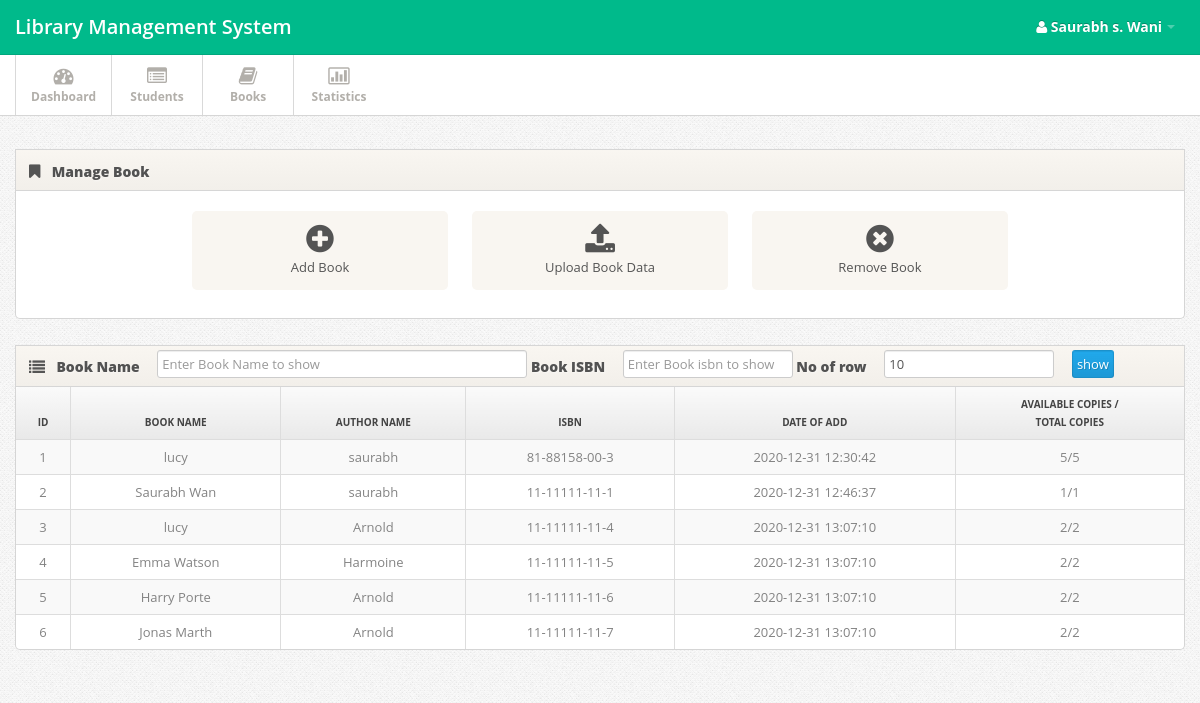
/book.php (signed in), run on an earlier commit of the app's database.
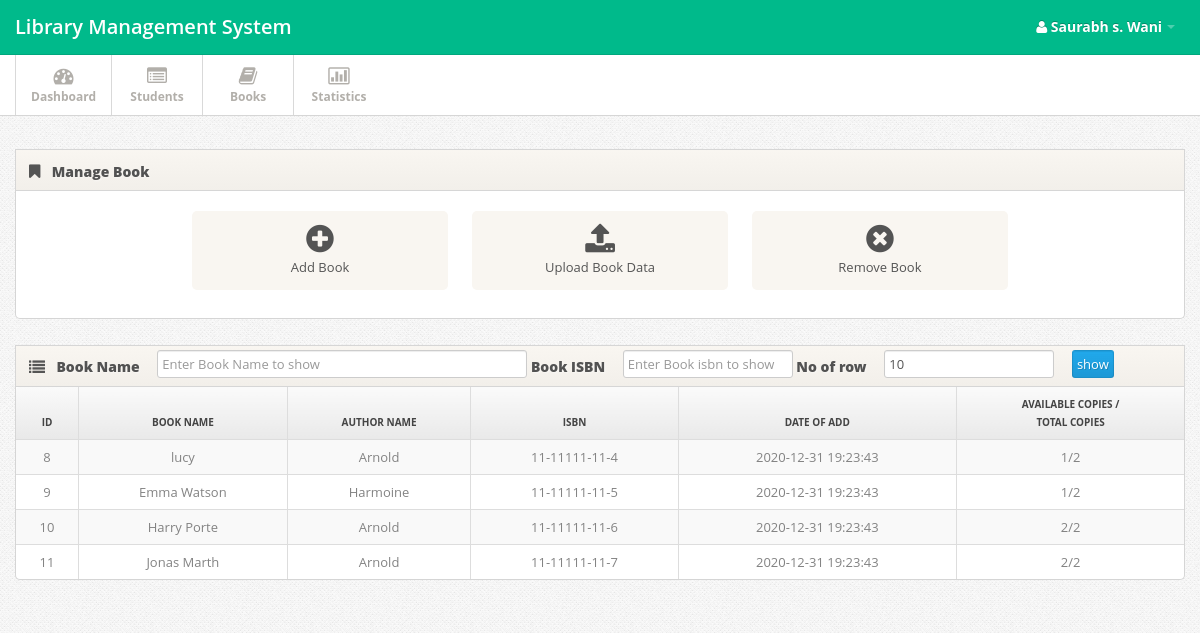
And on a later commit of the database.
### tables this page shows
CREATE TABLE `book` (
  `id` int(11) NOT NULL,
  `name` varchar(11) NOT NULL,
  `author` varchar(11) NOT NULL,
  `dateadd` datetime NOT NULL DEFAULT current_timestamp(),
  `addedby` varchar(1000) NOT NULL,
  `isbn` longtext NOT NULL
);

### fun.php (called while the page is built, shortened)
<?php
function select($var,$col,$condtn)
{
	$query="SELECT $var FROM $col $condtn";
	$sql=mysqli_query($GLOBALS['connection'],$query);
	return $sql;
}
?>

### book.php (the view, shortened to what this page needs)
<?php
include('header.php');
?>
<div class="span12">
  <div class="widget">
    <div class="widget-header"> <i class="icon-bookmark"></i>
      <h3>Manage Book</h3>
    </div>
    <div class="widget-content">
      <div class="shortcuts">
        <a href="#myModal" role="button" data-toggle="modal" class="shortcut"><i class="shortcut-icon icon-plus-sign"></i><span class="shortcut-label">Add Book</span> </a>
        <a href="#myModal3" role="button" data-toggle="modal" class="shortcut"><i class="shortcut-icon icon-upload-alt"></i><span class="shortcut-label">Upload Book Data</span> </a>
        <a href="#myModal2" role="button" data-toggle="modal" class="shortcut"><i class="shortcut-icon icon-remove-sign"></i> <span class="shortcut-label">Remove Book</span> </a>
      </div>
    </div>
  </div>
  <div class="widget widget-table action-table">
    <div class="widget-header"><i class='icon-list'></i>
      <h3>
        <?php
        $result=select("*","book","WHERE 1");
        $row=mysqli_num_rows($result);
        if($row!=0){ ?>
          <form  action="Book.php" method="GET" >
            Book Name
            &emsp;<input class="span4 m-wrap" type="text" name="mgn" placeholder="Enter Book Name to show">
            Book ISBN
            &emsp;<input class="span2 m-wrap" type="text" name="in" placeholder="Enter Book isbn to show">
            No of row
            &emsp;<input class="span2 m-wrap" type="number" required name="cnt" autocomplete="off" placeholder="Enter records number to show" value="10">
            &emsp;<input type="submit" class="btn-primary" value="show">
          </form>
        <?php } ?>
      </h3>
    </div>
    <div class="widget-content table-bordered">
      <table class="table table-striped">
        <thead>
          <tr>
            <th><center>ID</center></th>
            <th><center>Book Name</center></th>
            <th><center>Author Name</center></th>
            <th><center>ISBN</center></th>
            <th><center>Date Of Add</center></th>
            <th><center>Available copies /<br> total copies</center></th>
          </tr>
        </thead>
        <tbody>
          <?php
          function res(){ $cnt=25;
            $result=select("*","Book","ORDER BY id  LIMIT $cnt ");}
            if(isset($_GET['cnt']) && isset($_GET['mgn']))
            {
              $mgn = trim($_GET['mgn']);
              $cnt = $_GET['cnt'];
              $in = trim($_GET['in']);
              if($mgn == null)
              {
                if(isset($_GET['in']))
                {
                  if($in == null)
                  {
                    res();
                  }else
                  {
                    $result=select("*","Book","WHERE isbn='$in' ORDER BY id ASC LIMIT $cnt ");
                  }
                }
              }
              elseif($in != null && $mgn != null)
              {
                $result=select("*","Book","WHERE name LIKE '%$mgn%' AND isbn='$in' ORDER BY id ASC LIMIT $cnt ");
              }
              else{$result=select("*","Book","WHERE name LIKE '%$mgn%' ORDER BY id ASC LIMIT $cnt ");}
            }
            else{res();}
            while($std=mysqli_fetch_assoc($result))
            {
              $copyid=$av=0;
              $i=$std['id'];
              echo "<tr>
              <td><center> ".$i."</center></td>
              <td><center> ".$std['name']."</center></td>
              <td><center> ".$std['author']."</center></td>
              <td><center> ".$std['isbn']."</center></td>
              <td><center> ".$std['dateadd']."</center></td> ";
              $resultt=select("*","Bookcopy","WHERE bookid = '$i'");
              while($stdd=mysqli_fetch_assoc($resultt))
              {
                if ($stdd['status']==1)
                {
                  $av=$av+1;
                }
                $copyid=$copyid+1;
              }
              echo "<td><center> ".$av."/".$copyid."</center></td></tr>";
            }
            ?>
          </tbody>
        </table>
      </div>
    </div>
  </div>
  <?php
  include('footer.php');
  ?>

What changed in the data, as far as the page shows it:
removed book: id "1", name "lucy", author "saurabh", isbn "81-88158-00-3", dateadd "2020-12-31 12:30:42", av "5", copyid "5"
removed book: id "2", name "Saurabh Wan", author "saurabh", isbn "11-11111-11-1", dateadd "2020-12-31 12:46:37", av "1", copyid "1"
removed book: id "3", name "lucy", author "Arnold", isbn "11-11111-11-4", dateadd "2020-12-31 13:07:10", av "2", copyid "2"
removed book: id "4", name "Emma Watson", author "Harmoine", isbn "11-11111-11-5", dateadd "2020-12-31 13:07:10", av "2", copyid "2"
removed book: id "5", name "Harry Porte", author "Arnold", isbn "11-11111-11-6", dateadd "2020-12-31 13:07:10", av "2", copyid "2"
removed book: id "6", name "Jonas Marth", author "Arnold", isbn "11-11111-11-7", dateadd "2020-12-31 13:07:10", av "2", copyid "2"
added book: id "8", name "lucy", author "Arnold", isbn "11-11111-11-4", dateadd "2020-12-31 19:23:43", av "1", copyid "2"
added book: id "9", name "Emma Watson", author "Harmoine", isbn "11-11111-11-5", dateadd "2020-12-31 19:23:43", av "1", copyid "2"
added book: id "10", name "Harry Porte", author "Arnold", isbn "11-11111-11-6", dateadd "2020-12-31 19:23:43", av "2", copyid "2"
added book: id "11", name "Jonas Marth", author "Arnold", isbn "11-11111-11-7", dateadd "2020-12-31 19:23:43", av "2", copyid "2"
